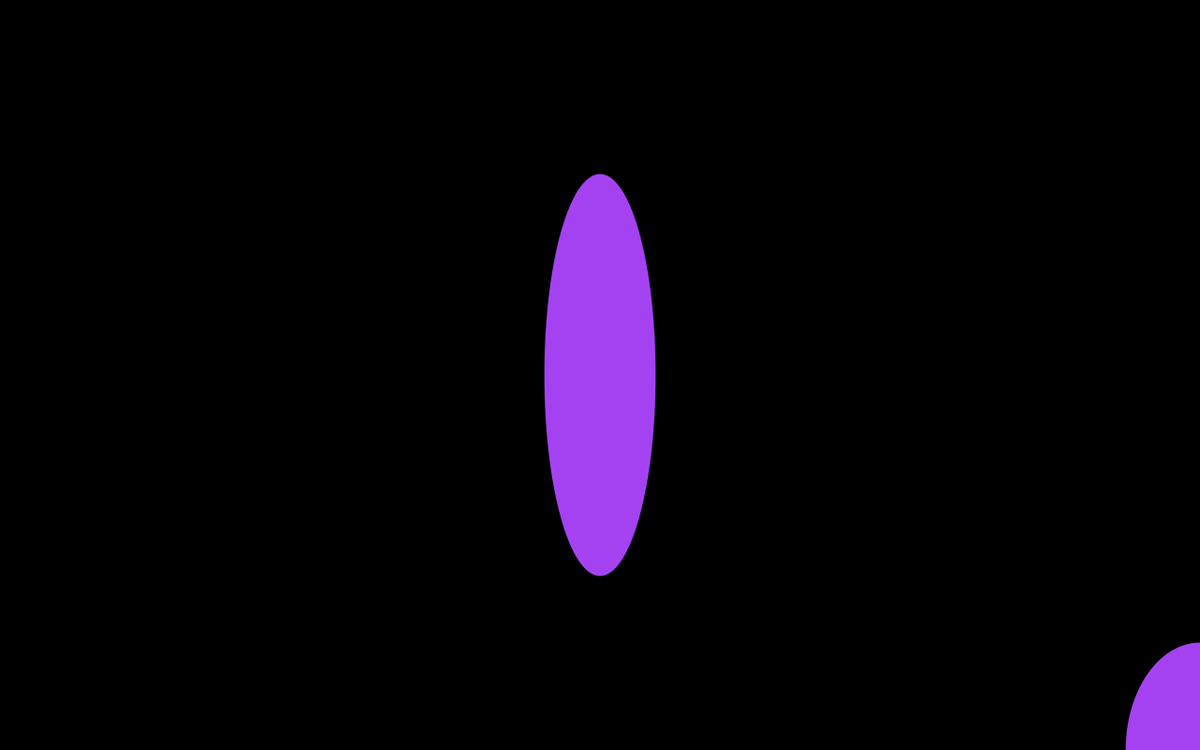
Frame 1 (no input)
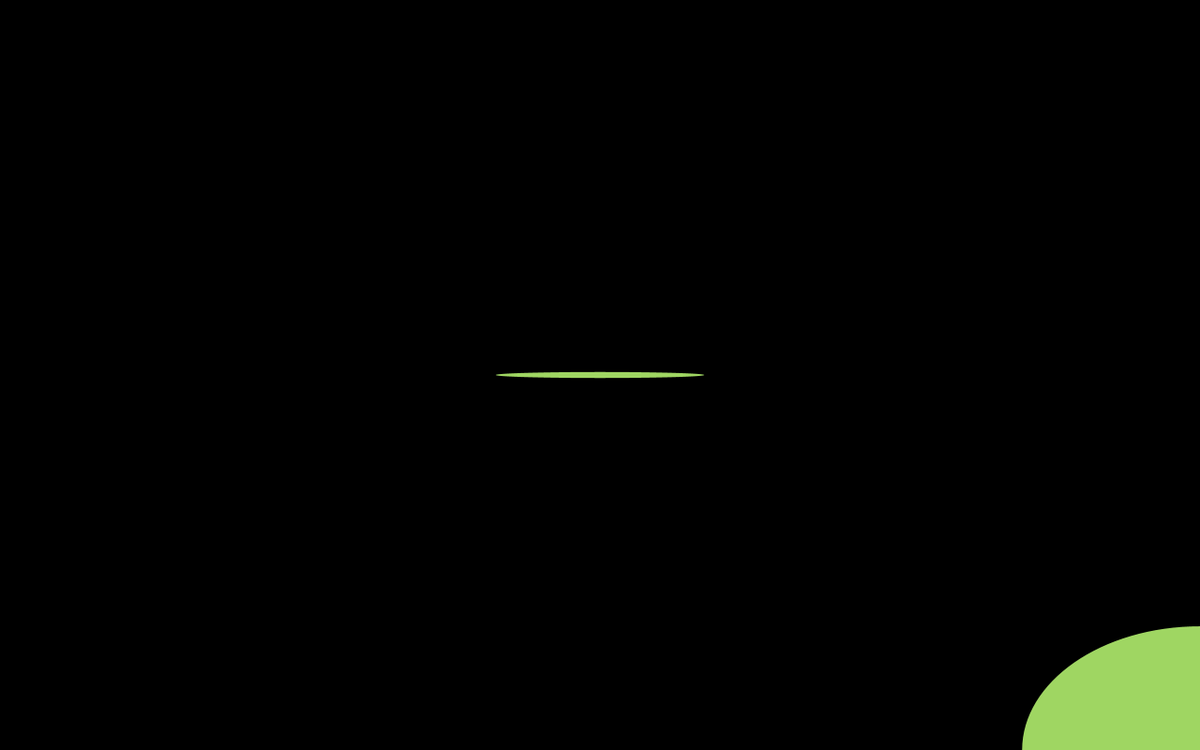
Frame 60 (the mouse pressed at the canvas centre just before this capture)
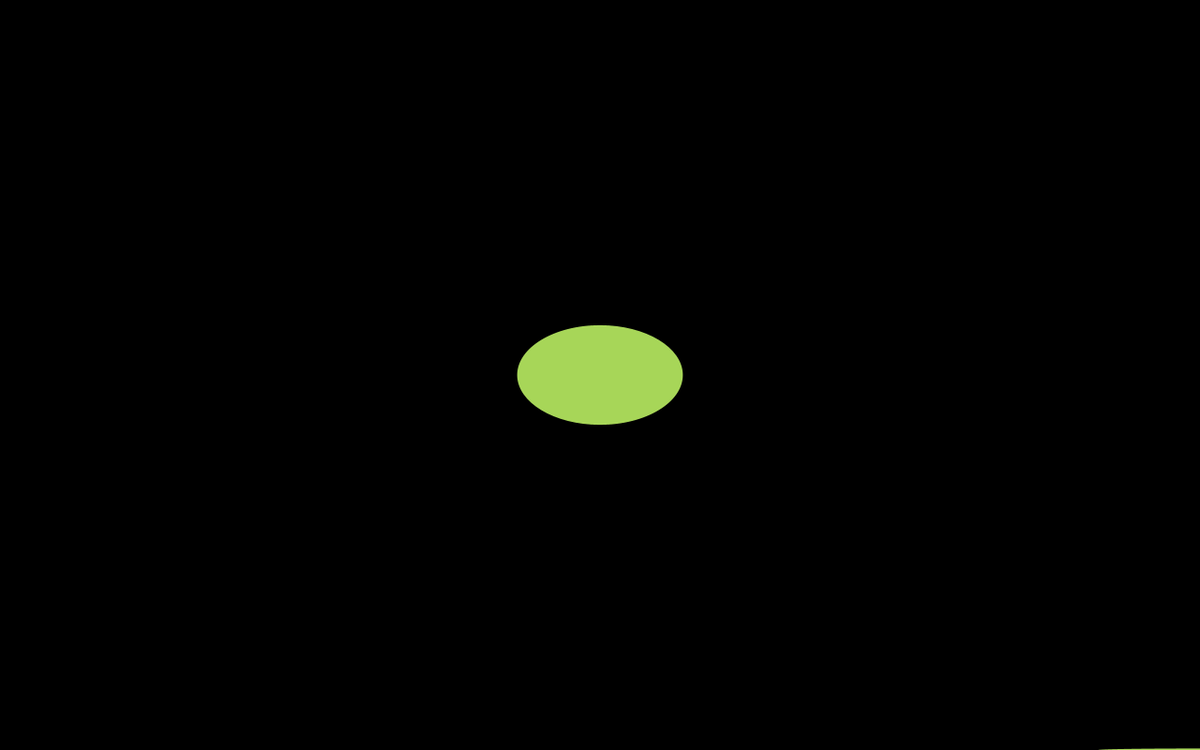
Frame 120 (the mouse held since frame 60 and released just before this capture)

The Processing sketch that drew these frames (run headless with seeded random() and noise(); from frame 60 on, the mouse is pressed at the canvas centre):

// Processing sketch: sketch_140915a
// ── sketch_140915a.pde
float x=500;
float y=1000;
float d=200;
float m=100;


void setup () {
  size(1280, 800);
  frameRate (75);
}


void draw () {
  background (0, 0, 0);
  fill (random (255), random (255), random (255));
  noStroke ();
  ellipse (width/2, height/2, random (500), random(500));
  ellipse (width, height, random (500), random(500));
  
  
}
